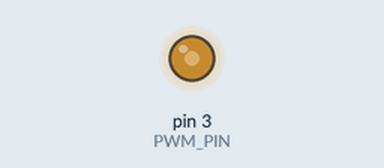
This sketch was run on a simulated Arduino Uno, built with avr-gcc and run on an emulated ATmega328P. On the bench: output pins drawn as LEDs (lit = HIGH).

Above: at 0.1 s.
Timing chart, 0 to 1.6 s (numbered marks = the images above):
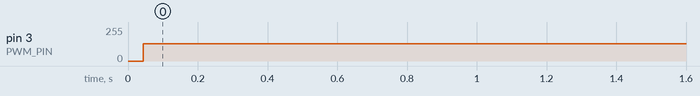

The sketch:

sketch_5.ino
```cpp
//Soal Firmware Aksantara 2025
#define PWM_PIN 3
#define PERIOD 2000

void setup() {
  pinMode(PWM_PIN, OUTPUT);
}

void loop() {
  digitalWrite(PWM_PIN, HIGH);
  delayMicroseconds(PERIOD /2);
  digitalWrite(PWM_PIN, LOW);
  delayMicroseconds(PERIOD /2);
}
```

Measured:
- by itself, pin 3 (PWM_PIN): 0/255 → 128/255 at 0.04 s
